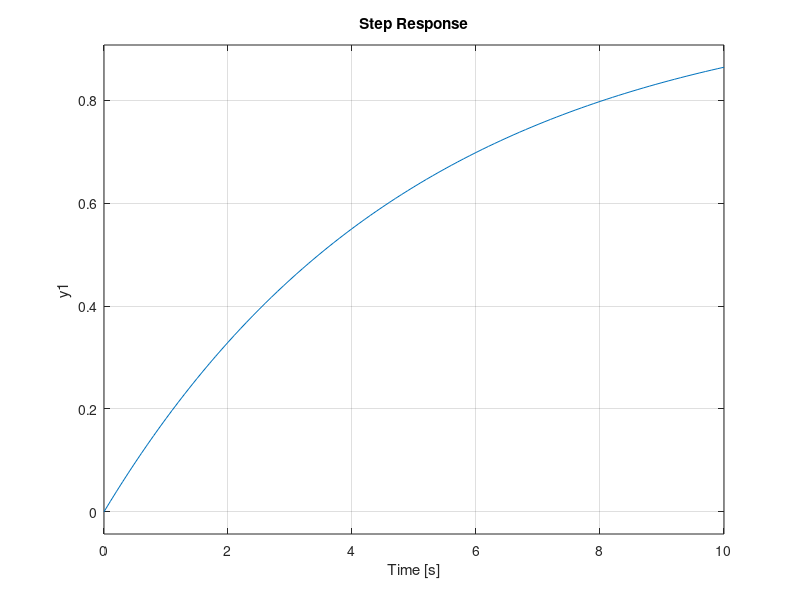

Reproduce this figure in MATLAB. (Note: this script raises an error after producing the figure.)
% handle tests

delete(findall(0,'type','line'));

% Where 'object' can be a function or class name. The advantage of this  
% method for me is that you can call it from outside the mfile in question.
% This is necessary if you need to get the path to a derived class from 
% the base class for example.
[folder, name, ext] = fileparts(which('object'));


f5=figure(5);
get(f5,'type')

hold all
for i=1:5
    step(tf([1],[i 1]),[1:0.1:10])
end

figChilds=get(f5,'Children');
%get(get(chf5(1),'Children'),'type')
axisChilds=get(figChilds(2),'Children');
get(axisChilds(:),'DisplayName')

str=[]
for i=1:10
    str=[str sprintf('no-%.f:',i)];
end
strs=strsplit(str,':');
legend(strs)

inc=strfind(get(axisChilds(:),'DisplayName'),'-2')
ind=find(~cellfun(@isempty,inc))


targetNameChilds=get(axisChilds(ind),'Children');
get(targetNameChilds,'type')
DispName=get(targetNameChilds(:),'DisplayName')
Tag=get(targetNameChilds(:),'Tag')

hStemLin=get(targetNameChilds(1));
hCurve=get(targetNameChilds(2));

hCurve
hStemLin
%!!!!!!!!!!!!!!!!!!!!!!!!!!!!!!!!
%set(hCurve,'LineWidth',3)
%set(hStemLin,'Color',[.1 .1 .1])

set(targetNameChilds(2),'LineWidth',3)
set(targetNameChilds(1),'Color',[0.1 0.1 0.1])
set(targetNameChilds(1),'Visible','On')

hStemLin=get(targetNameChilds(1));
hCurve=get(targetNameChilds(2));


hCurve
hStemLin


return;
